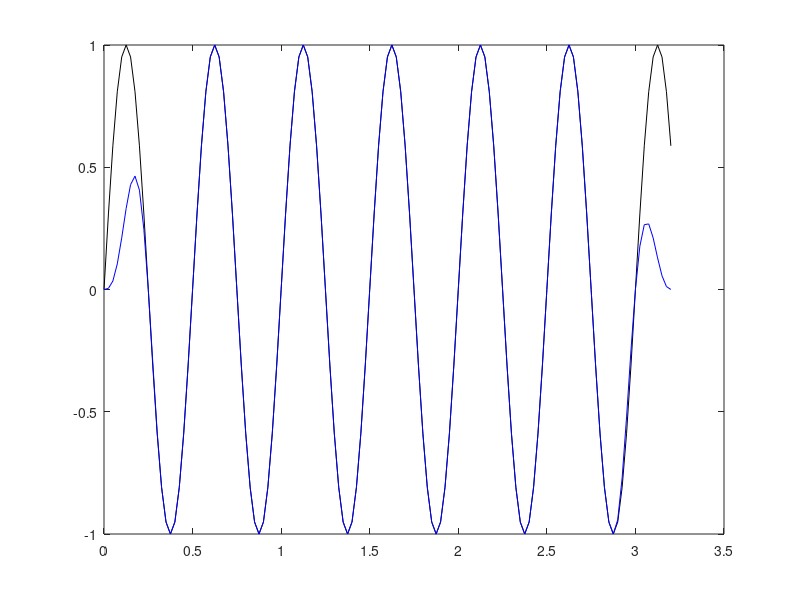

Source code (MATLAB): (Note: this script raises an error after producing the figure.)
clc
close all
clear


Fs = 40;
wlensec = 3.2;
wlen = wlensec*Fs;
t = 0:1/Fs:wlensec;
t = reshape(t,[],1);
f = 2;
T = 1/f;
amp = 1;

x = amp*sin(2*pi*f.*t);
x = reshape(x,[],1);

figure
plot(t,x,'k'); hold on

perctap = 0.2;
%T*Fs == Fs/f   % samples of one full cycle
xtap = x.*tukeywin(length(x),perctap);
plot(t,xtap,'b');

lo = 1;
hi = 3;
xbp = Bandpass(x,Fs,lo,hi,2,2,'butter');
plot(t,xbp,'r');

xtapbp = Bandpass(xtap,Fs,lo,hi,2,2,'butter');
plot(t,xbp,'c');    % basically cannot distinguish between the taper--bandpass and direct bandpass 

%%
%although the bandpass doesnot contain the f of data, you still get the wave with same f but with
%greatly reduced amplitude, which is expected due to the feature of the filter, the freq outside
%corners are suppressed but not 0. Meanwhile, you won't see any waves having the frequency of your
%requested range just because it does not have it.
figure
plot(t,xtap,'k'); hold on

lo = 1;
hi = 2;
xbp1 = Bandpass(xtap,Fs,lo,hi,2,2,'butter');
plot(t,xbp1,'r');

lo = 0.1;
hi = 1.5;
xbp2 = Bandpass(xtap,Fs,lo,hi,2,2,'butter');
plot(t,xbp2,'b');


%%
%make little difference when using the untapered data, but the resulting wave with same freq is
%smaller in amp when using a passband does not contain the target freq
figure
plot(t,x,'k'); hold on

lo = 1;
hi = 2;
xbp1 = Bandpass(x,Fs,lo,hi,2,2,'butter');
plot(t,xbp1,'r');

lo = 0.1;
hi = 1;
xbp2 = Bandpass(x,Fs,lo,hi,2,2,'butter');
plot(t,xbp2,'b');


%% periodfit
figure
plot(t,xtap,'k'); hold on

% dT can not be too small, otherwis the 'inv' would be unstable
% Matrix is close to singular or badly scaled
dT = 0.1;
perdx = 0.1: dT: 1.5;
% perdx = 10;
% comp = 'parallel';
comp = 'series';
yofx = xtap;
[vard,resd,pred,contr,perdb]=periodfit(yofx,perdx,t,comp);
% the inverted best prediction has to periodic sine waves, but amp can be smaller if the input
% signal is already tapered, otherwise the amplitude would be exactly the same 
plot(t,pred,'r');

%if you want to invert for some period way outside the target frequency, surely you will get
%something of your requested period but the amplitude would be very small, again, this is due to
%aliasing from finite length of record
perdx1 = 2;
[~,~,pred1,~,~]=periodfit(yofx,perdx1,t,comp);
plot(t,pred1,'b');

%this plot gives the variance reduce of the fitting residual, so the larger the better. it seems
%from this plot that because of the finite length of the record, whether it is tapered or not, there
%will be aliasing in frequency (period) domain, i.e., leaking of energy 
figure
plot(perdx,vard);









